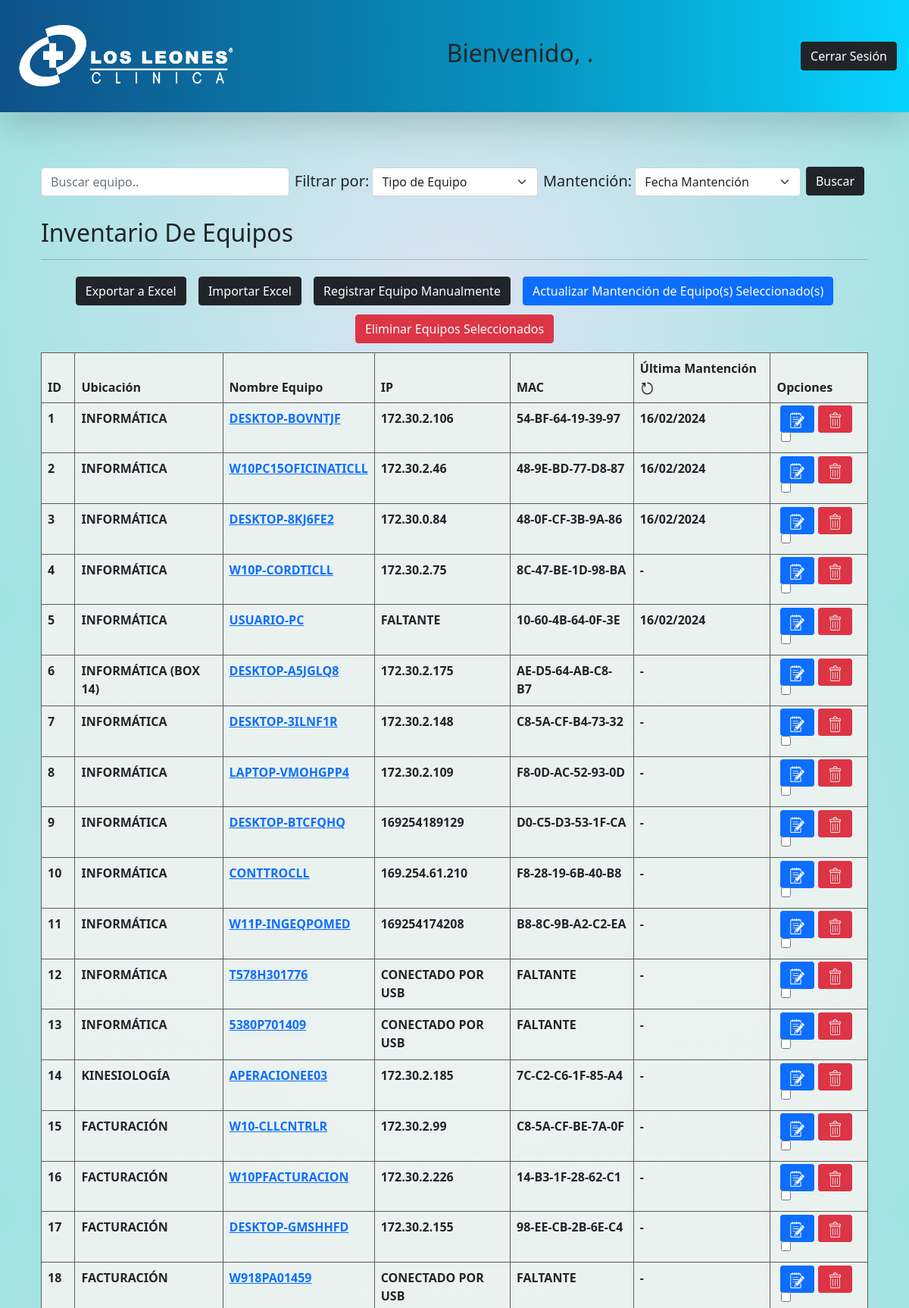
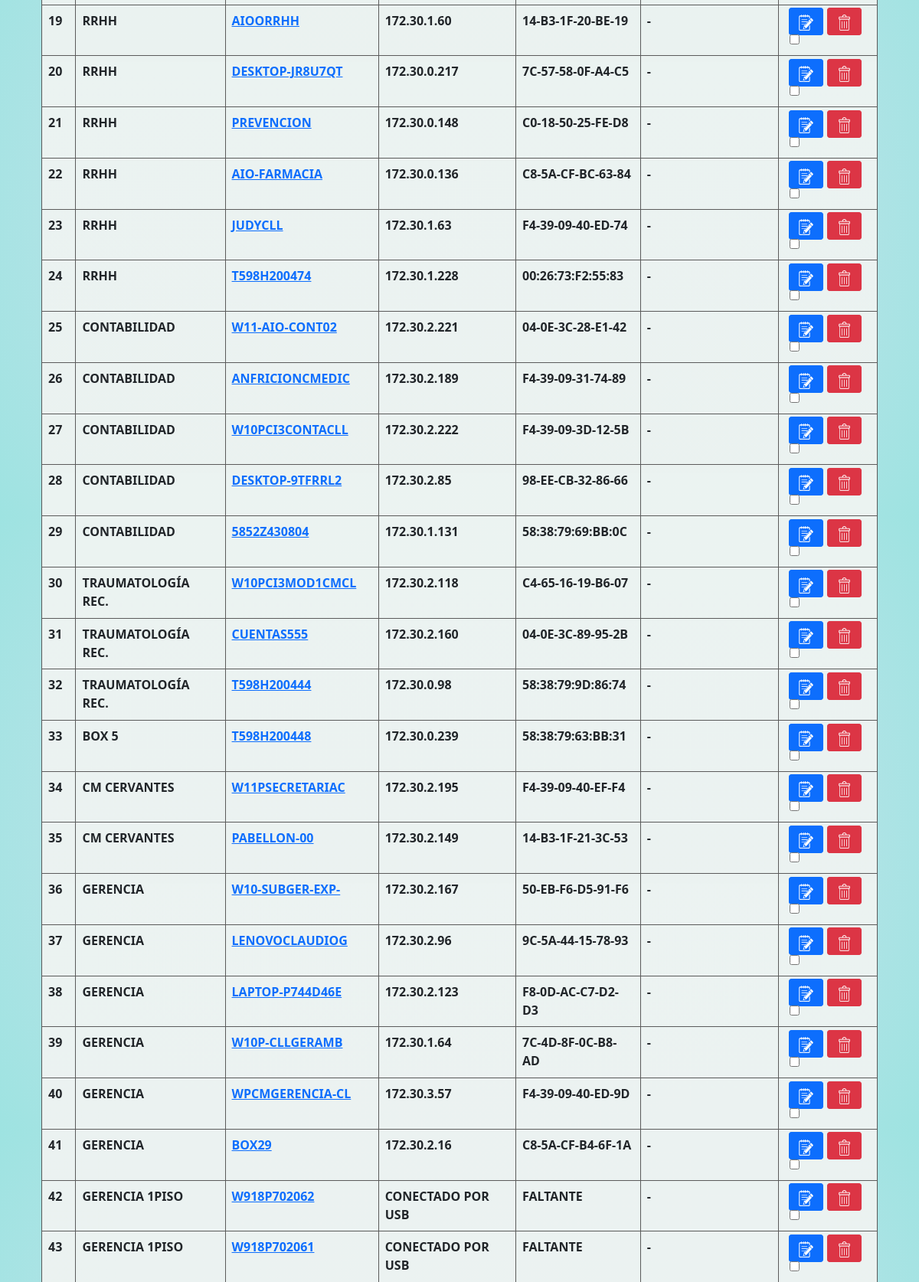
The app's page /inventario/ (upper part) with its own data (2 pictures, top to bottom).
### equipos/models.py (models this page shows, shortened)
class equipo(models.Model):
    id_equipo = models.AutoField(primary_key= True, null=False)
    nombre = models.CharField('Nombre de Equipo',max_length = 30, default = '')
    marca = models.CharField('Marca de Equipo', max_length = 15, default = '')
    modelo = models.CharField('Modelo de Equipo', max_length = 50, default = '')
    proce = models.CharField('Procesador',max_length = 40,blank = True ,default = '-')
    ram = models.CharField('RAM',max_length = 15,blank = True, default = '-')
    discos = (('-','-'),
              ('SSD','SSD'),
              ('HDD','HDD'))
    disco = models.CharField('Disco',max_length = 5, choices = discos ,blank = True, default = '-')
    ip = models.CharField('IP Equipo', max_length = 20, default = '')
    tipos = (("Tipo de Equipo","Tipo de Equipo"),
             ('COMPUTADOR','COMPUTADOR'),
             ('IMPRESORA','IMPRESORA'))
    tipo = models.CharField('Tipo de Equipo', max_length = 30 ,choices = tipos, default = "Tipo de Equipo" )
    """ubicaciones = (('Ubicación de Equipo','Ubicación de Equipo'),
                   ('CM ADULTO','CM ADULTO'),
                   ('CM TRAUMATOLOGICO','CM TRAUMATOLOGICO'),
                   ('CM PEDIATRICO','CM PEDIATRICO'),
                   ('CM GERENCIAL','CM GERENCIAL'),
                   ('CM CERVANTES','CM CERVANTES'),
                   ('UNIDAD DE EXAMENES','UNIDAD DE EXAMENES'),
                   ('RESONANCIA','RESONANCIA'),
                   ('RAYOS','RAYOS'),
                   ('MAMOGRAFIA','MAMOGRAFIA'),
                   ('SCANNER','SCANNER'),
                   ('ELECTRO','ELECTRO'),
                   ('TOMA DE MUESTRAS','TOMA DE MUESTRAS'),
                   ('URGENCIAS','URGENCIAS'),
                   ('URGENCIAS RECEPCION','URGENCIAS RECEPCION'),
                   ('HOSPITALIZACION','HOSPITALIZACION'),
                   ('UTI','UTI'),
                   ('CONTABILIDAD','CONTABILIDAD'),
                   ('RRHH','RRHH'),
                   ('VACUNATORIO','VACUNATORIO'),
                   ('MANTENCION','MANTENCION'),
                   ('PABELLON','PABELLON'),
                   ('PRESUPUESTOS','PRESUPUESTOS'),
                   ('COBRANZA','COBRANZA'),
                   ('GERENCIA EUSEBIO LILLO','GERENCIA EUSEBIO LILLO'),
                   ('GERENCIA CERVANTES','GERENCIA CERVANTES'),
                   ('FICHEROS','FICHEROS'),
                   ('FONASA','FONASA'),
                   ('CALIDAD','CALIDAD'),
                   ('INFORMACIONES','INFORMACIONES'),
                   ('INFORMATICA','INFORMATICA')"""
    ubicacion = models.CharField('Ubicación de Equipo', max_length=50, default ="")
    mac = models.CharField('MAC Equipo', max_length = 25, default = '')
    mantencion = models.CharField('Fecha Mantención', max_length = 20, default = '-')
    licencia = models.CharField('Licencia Windows',max_length = 35, default = "-")
    required = models.BooleanField('Requiere Mantención', default = False)
    link = models.CharField('URL impresora', max_length = 200, default = '-')

### inventario/views.py (the view)
# urls.py: 2. Add a URL to urlpatterns:  path('', Home.as_view(), name='home')
class Home(ListView):
    model = equipo
    template_name = 'inventario/index.html'
    def get_context_data(self, **kwargs):
        context = super().get_context_data(**kwargs)
        context["qs_json"] = json.dumps(list(equipo.objects.values()), default=json_serial)
        return context

### templates/inventario/index.html (shortened to what this page needs)
<!DOCTYPE html>
{% load static %}
<html lang="en">
<head>
    <link href="https://cdn.jsdelivr.net/npm/bootstrap@5.0.0-beta2/dist/css/bootstrap.min.css" rel="stylesheet">
    <link rel="stylesheet" href="{% static 'estilos.css' %}">
</head>
<body style="background: rgb(220,228,242);
background: radial-gradient(circle, rgba(220,228,242,1) 0%, rgba(158,227,225,1) 100%);">
    <header class="shadow-lg p-3 mb-5"
        style="background: rgb(14,81,137);
    background: linear-gradient(90deg, rgba(14,81,137,1) 0%, rgba(7,148,192,1) 59%, rgba(0,211,255,0.9641106442577031) 100%);">
        <div class="navbar">
            <a href="{% url 'index' %}"><img src= "{% static 'img/logo.png' %}" alt="logo_cll" height="100px" width="300px"></a>
            <h2>Bienvenido, {{user.username}}.</h2>
            <a href="{% url 'logout' %}" class="btn btn-dark">Cerrar Sesión</a>
        </div>
    </header>
    <br>
    <div style="margin-bottom: 20px;" class="container">
        <div class="card-table">
            <form method="get">
                <div class="container" id="cont-tabla">
                    <section class = "search-cont">
                        <input style="width: 30%; display: inline;" class="form-control" type="search" placeholder="Buscar equipo.." id="buscar">
                        <h5 style="display: inline; margin-left: 3px;" for="tipos">Filtrar por:</h5>
                        <select class="form-select" style="display: inline; width: 20%;" id="tip"  name="tipo">
                            <option value="Tipo de Equipo">Tipo de Equipo</option>
                        </select>
                        <h5 style="display: inline; margin-left: 3px;" for="order">Mantención:</h5>
                        <select style="display: inline; width: 20%;" class="form-select"  name="order" id="ord">
                            <option value="">Fecha Mantención</option>
                        </select>
                        <button type="button" class="btn btn-dark" style="display: inline; margin-left: 3px; margin-bottom: 6px;" onclick="filtro()" id="btnSearch">Buscar</button>
                    </section>
                    <section id="title-table">
                        <br>
                        <h2 id="titleTab">Inventario De Equipos</h2>
                        <hr>
                    </section>
                    <div style="margin-bottom: 6px; text-align: center;">
                        <button style = "margin:6px" class="btn btn-dark" id="btnExport" onclick="exportTableToExcel('table','Reporte-Equipos '+fecha())">Exportar a Excel</button>
                        <a style = "margin:6px" class="btn btn-dark" href="{% url 'import' %}">Importar Excel</a>
                        <a style = "margin:6px" class="btn btn-dark" href="{% url 'regEq' %}">Registrar Equipo Manualmente</a>
                        <button style = "margin:6px" class="btn btn-primary" id="activarCheckEdit">Actualizar Mantención de Equipo(s) Seleccionado(s)</button>
                        <button style = "margin:6px" class="btn btn-danger" id="activarCheck">Eliminar Equipos Seleccionados</button>
                    </div>
                    <table class="table table-hover table-bordered" style="border: 1px rgb(91, 91, 91);width: 100%; background: rgb(246,246,246);
                    background: linear-gradient(0deg, rgba(246,246,246,0.9052871148459384) 0%, rgba(234,242,240,1) 100%);" id="table">
                        <thead id="tHead">
                            <tr>
                                <th scope="col">ID</th>
                                <th scope="col">Ubicación</th>
                                <th scope="col">Nombre Equipo</th>
                                <th scope="col">IP</th>
                                <th scope="col">MAC</th>
                                <th scope="col">Última Mantención <a href="{% url 'required' %}"><img src="{% static 'img/reinicio.png' %}" alt="" height="21px" width="19px"></a></th>
                                <th id="colops" scope="col">Opciones</th>
                            </tr>
                        </thead>
                        <tbody id="bodyTable">
                            {% for item in object_list %}
                                    <tr>
                                        <th scope="row">{{ item.id_equipo }}</th>
                                        <th scope="row">{{ item.ubicacion }}</th>
                                        <th scope="row"><a href="{% url 'ver' item.id_equipo %}">{{ item.nombre }}</a></th>
                                        <th scope="row">{{ item.ip }}</th>
                                        <th scope="row">{{ item.mac }}</th>
                                        <th scope="row">{{ item.mantencion }} {% if item.required == True %}<abbr title="REQUIERE MANTENCIÓN"><img src="{% static 'img/warn.png' %}" alt="" height="21px" width="19px"></abbr>{% endif %}</th>
                                        <th id="ops" scope="row"><a style="margin-left: 5px; margin-right: 5px;display: inline;" class="btn btn-primary" href="{% url 'update' item.id_equipo %}"><img src="{% static 'img/edit.png' %}" height="21px" width="19px" alt=""></a><a style="display: inline;" class="btn btn-danger" href="{% url 'delete' item.id_equipo %}"><img src="{% static 'img/del.png' %}" height="21px" width="19px" alt=""></a><input style="display: inline; margin-left: 6px;" name="record" type="checkbox" ></th>
                                    </tr>
                            {% endfor %}
                        </tbody>
                    </table>
                </div>
            </form>
        </div>
    </div>
</body>
</html>

### records on screen
equipo: id_equipo "1", ubicacion "INFORMÁTICA", nombre "DESKTOP-BOVNTJF", ip "172.30.2.106", mac "54-BF-64-19-39-97", mantencion "16/02/2024"
equipo: id_equipo "2", ubicacion "INFORMÁTICA", nombre "W10PC15OFICINATICLL", ip "172.30.2.46", mac "48-9E-BD-77-D8-87", mantencion "16/02/2024"
equipo: id_equipo "3", ubicacion "INFORMÁTICA", nombre "DESKTOP-8KJ6FE2", ip "172.30.0.84", mac "48-0F-CF-3B-9A-86", mantencion "16/02/2024"
equipo: id_equipo "4", ubicacion "INFORMÁTICA", nombre "W10P-CORDTICLL", ip "172.30.2.75", mac "8C-47-BE-1D-98-BA", mantencion "-"
equipo: id_equipo "5", ubicacion "INFORMÁTICA", nombre "USUARIO-PC", ip "FALTANTE", mac "10-60-4B-64-0F-3E", mantencion "16/02/2024"
equipo: id_equipo "6", ubicacion "INFORMÁTICA (BOX 14)", nombre "DESKTOP-A5JGLQ8", ip "172.30.2.175", mac "AE-D5-64-AB-C8-B7", mantencion "-"
equipo: id_equipo "7", ubicacion "INFORMÁTICA", nombre "DESKTOP-3ILNF1R", ip "172.30.2.148", mac "C8-5A-CF-B4-73-32", mantencion "-"
equipo: id_equipo "8", ubicacion "INFORMÁTICA", nombre "LAPTOP-VMOHGPP4", ip "172.30.2.109", mac "F8-0D-AC-52-93-0D", mantencion "-"
equipo: id_equipo "9", ubicacion "INFORMÁTICA", nombre "DESKTOP-BTCFQHQ", ip "169254189129", mac "D0-C5-D3-53-1F-CA", mantencion "-"
equipo: id_equipo "10", ubicacion "INFORMÁTICA", nombre "CONTTROCLL", ip "169.254.61.210", mac "F8-28-19-6B-40-B8", mantencion "-"
equipo: id_equipo "11", ubicacion "INFORMÁTICA", nombre "W11P-INGEQPOMED", ip "169254174208", mac "B8-8C-9B-A2-C2-EA", mantencion "-"
equipo: id_equipo "12", ubicacion "INFORMÁTICA", nombre "T578H301776", ip "CONECTADO POR USB", mac "FALTANTE", mantencion "-"
equipo: id_equipo "13", ubicacion "INFORMÁTICA", nombre "5380P701409", ip "CONECTADO POR USB", mac "FALTANTE", mantencion "-"
equipo: id_equipo "14", ubicacion "KINESIOLOGÍA", nombre "APERACIONEE03", ip "172.30.2.185", mac "7C-C2-C6-1F-85-A4", mantencion "-"
equipo: id_equipo "15", ubicacion "FACTURACIÓN", nombre "W10-CLLCNTRLR", ip "172.30.2.99", mac "C8-5A-CF-BE-7A-0F", mantencion "-"
equipo: id_equipo "16", ubicacion "FACTURACIÓN", nombre "W10PFACTURACION", ip "172.30.2.226", mac "14-B3-1F-28-62-C1", mantencion "-"
equipo: id_equipo "17", ubicacion "FACTURACIÓN", nombre "DESKTOP-GMSHHFD", ip "172.30.2.155", mac "98-EE-CB-2B-6E-C4", mantencion "-"
equipo: id_equipo "18", ubicacion "FACTURACIÓN", nombre "W918PA01459", ip "CONECTADO POR USB", mac "FALTANTE", mantencion "-"
equipo: id_equipo "19", ubicacion "RRHH", nombre "AIOORRHH", ip "172.30.1.60", mac "14-B3-1F-20-BE-19", mantencion "-"
equipo: id_equipo "20", ubicacion "RRHH", nombre "DESKTOP-JR8U7QT", ip "172.30.0.217", mac "7C-57-58-0F-A4-C5", mantencion "-"
equipo: id_equipo "21", ubicacion "RRHH", nombre "PREVENCION", ip "172.30.0.148", mac "C0-18-50-25-FE-D8", mantencion "-"
equipo: id_equipo "22", ubicacion "RRHH", nombre "AIO-FARMACIA", ip "172.30.0.136", mac "C8-5A-CF-BC-63-84", mantencion "-"
equipo: id_equipo "23", ubicacion "RRHH", nombre "JUDYCLL", ip "172.30.1.63", mac "F4-39-09-40-ED-74", mantencion "-"
equipo: id_equipo "24", ubicacion "RRHH", nombre "T598H200474", ip "172.30.1.228", mac "00:26:73:F2:55:83", mantencion "-"
equipo: id_equipo "25", ubicacion "CONTABILIDAD", nombre "W11-AIO-CONT02", ip "172.30.2.221", mac "04-0E-3C-28-E1-42", mantencion "-"
equipo: id_equipo "26", ubicacion "CONTABILIDAD", nombre "ANFRICIONCMEDIC", ip "172.30.2.189", mac "F4-39-09-31-74-89", mantencion "-"
equipo: id_equipo "27", ubicacion "CONTABILIDAD", nombre "W10PCI3CONTACLL", ip "172.30.2.222", mac "F4-39-09-3D-12-5B", mantencion "-"
equipo: id_equipo "28", ubicacion "CONTABILIDAD", nombre "DESKTOP-9TFRRL2", ip "172.30.2.85", mac "98-EE-CB-32-86-66", mantencion "-"
equipo: id_equipo "29", ubicacion "CONTABILIDAD", nombre "5852Z430804", ip "172.30.1.131", mac "58:38:79:69:BB:0C", mantencion "-"
equipo: id_equipo "30", ubicacion "TRAUMATOLOGÍA REC.", nombre "W10PCI3MOD1CMCL", ip "172.30.2.118", mac "C4-65-16-19-B6-07", mantencion "-"
equipo: id_equipo "31", ubicacion "TRAUMATOLOGÍA REC.", nombre "CUENTAS555", ip "172.30.2.160", mac "04-0E-3C-89-95-2B", mantencion "-"
equipo: id_equipo "32", ubicacion "TRAUMATOLOGÍA REC.", nombre "T598H200444", ip "172.30.0.98", mac "58:38:79:9D:86:74", mantencion "-"
equipo: id_equipo "33", ubicacion "BOX 5", nombre "T598H200448", ip "172.30.0.239", mac "58:38:79:63:BB:31", mantencion "-"
equipo: id_equipo "34", ubicacion "CM CERVANTES", nombre "W11PSECRETARIAC", ip "172.30.2.195", mac "F4-39-09-40-EF-F4", mantencion "-"
equipo: id_equipo "35", ubicacion "CM CERVANTES", nombre "PABELLON-00", ip "172.30.2.149", mac "14-B3-1F-21-3C-53", mantencion "-"
equipo: id_equipo "36", ubicacion "GERENCIA", nombre "W10-SUBGER-EXP-", ip "172.30.2.167", mac "50-EB-F6-D5-91-F6", mantencion "-"
equipo: id_equipo "37", ubicacion "GERENCIA", nombre "LENOVOCLAUDIOG", ip "172.30.2.96", mac "9C-5A-44-15-78-93", mantencion "-"
equipo: id_equipo "38", ubicacion "GERENCIA", nombre "LAPTOP-P744D46E", ip "172.30.2.123", mac "F8-0D-AC-C7-D2-D3", mantencion "-"
equipo: id_equipo "39", ubicacion "GERENCIA", nombre "W10P-CLLGERAMB", ip "172.30.1.64", mac "7C-4D-8F-0C-B8-AD", mantencion "-"
equipo: id_equipo "40", ubicacion "GERENCIA", nombre "WPCMGERENCIA-CL", ip "172.30.3.57", mac "F4-39-09-40-ED-9D", mantencion "-"
equipo: id_equipo "41", ubicacion "GERENCIA", nombre "BOX29", ip "172.30.2.16", mac "C8-5A-CF-B4-6F-1A", mantencion "-"
equipo: id_equipo "42", ubicacion "GERENCIA 1PISO", nombre "W918P702062", ip "CONECTADO POR USB", mac "FALTANTE", mantencion "-"
equipo: id_equipo "43", ubicacion "GERENCIA 1PISO", nombre "W918P702061", ip "CONECTADO POR USB", mac "FALTANTE", mantencion "-"
